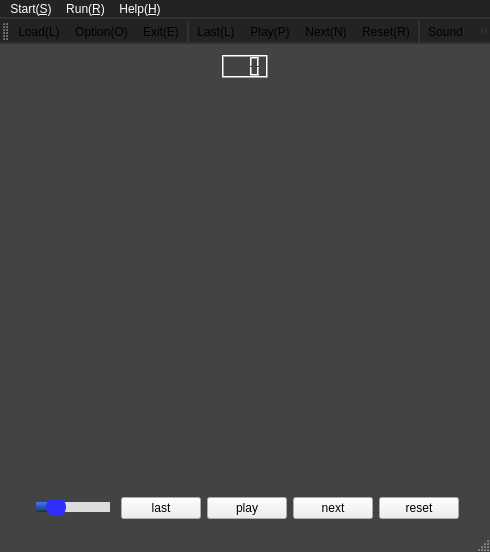
<?xml version="1.0" encoding="UTF-8"?>
<ui version="4.0">
 <class>MainWindow</class>
 <widget class="QMainWindow" name="MainWindow">
  <property name="geometry">
   <rect>
    <x>0</x>
    <y>0</y>
    <width>490</width>
    <height>552</height>
   </rect>
  </property>
  <property name="focusPolicy">
   <enum>Qt::StrongFocus</enum>
  </property>
  <property name="windowTitle">
   <string>DMFB</string>
  </property>
  <property name="styleSheet">
   <string notr="true">QMainWindow
{
	background-color: rgb(67, 67, 67);
}

QMenuBar
{
	background-color: rgb(35, 35, 35);
	color: white;
	border-bottom: 2px solid rgb(50,50,50);
}

QToolBar
{
	background-color: rgb(35,35,35);
	border-bottom: 2px solid rgb(50,50,50);
}

QToolBar::separator
{
	background:rgb(50,50,50);
	width: 2px;
}

QToolBar::handle
{
	color: rgb(50,50,50);
}

</string>
  </property>
  <widget class="QWidget" name="centralWidget">
   <layout class="QGridLayout" name="gridLayout">
    <item row="0" column="1">
     <layout class="QHBoxLayout" name="horizontalLayout_2">
      <item>
       <spacer name="horizontalSpacer_7">
        <property name="orientation">
         <enum>Qt::Horizontal</enum>
        </property>
        <property name="sizeHint" stdset="0">
         <size>
          <width>40</width>
          <height>20</height>
         </size>
        </property>
       </spacer>
      </item>
      <item>
       <widget class="QLCDNumber" name="lcdNumber">
        <property name="sizePolicy">
         <sizepolicy hsizetype="Preferred" vsizetype="Preferred">
          <horstretch>0</horstretch>
          <verstretch>0</verstretch>
         </sizepolicy>
        </property>
        <property name="styleSheet">
         <string notr="true">font-size: 50px</string>
        </property>
        <property name="digitCount">
         <number>3</number>
        </property>
       </widget>
      </item>
      <item>
       <spacer name="horizontalSpacer_8">
        <property name="orientation">
         <enum>Qt::Horizontal</enum>
        </property>
        <property name="sizeHint" stdset="0">
         <size>
          <width>40</width>
          <height>20</height>
         </size>
        </property>
       </spacer>
      </item>
     </layout>
    </item>
    <item row="1" column="1">
     <widget class="DrawWidget" name="widget" native="true">
      <property name="sizePolicy">
       <sizepolicy hsizetype="Preferred" vsizetype="Preferred">
        <horstretch>2</horstretch>
        <verstretch>2</verstretch>
       </sizepolicy>
      </property>
      <property name="minimumSize">
       <size>
        <width>360</width>
        <height>300</height>
       </size>
      </property>
     </widget>
    </item>
    <item row="1" column="0">
     <spacer name="horizontalSpacer">
      <property name="orientation">
       <enum>Qt::Horizontal</enum>
      </property>
      <property name="sizeHint" stdset="0">
       <size>
        <width>59</width>
        <height>20</height>
       </size>
      </property>
     </spacer>
    </item>
    <item row="2" column="1">
     <layout class="QHBoxLayout" name="horizontalLayout">
      <item>
       <spacer name="horizontalSpacer_3">
        <property name="orientation">
         <enum>Qt::Horizontal</enum>
        </property>
        <property name="sizeHint" stdset="0">
         <size>
          <width>40</width>
          <height>20</height>
         </size>
        </property>
       </spacer>
      </item>
      <item>
       <widget class="QSlider" name="horizontalSlider">
        <property name="sizePolicy">
         <sizepolicy hsizetype="Fixed" vsizetype="Fixed">
          <horstretch>0</horstretch>
          <verstretch>0</verstretch>
         </sizepolicy>
        </property>
        <property name="focusPolicy">
         <enum>Qt::NoFocus</enum>
        </property>
        <property name="styleSheet">
         <string notr="true">QSlider::groove:horizontal
{
	height: 10px;
	left: 5px; 
 	right: 5px; 
	background: #dcdcdc;
}

QSlider::handle:horizontal
{
	border-radius: 10px;
	width:  20px;
	margin: -5px -1px;
	background: #2e2eff;
}
QSlider::sub-page:horizontal
{
	background: qlineargradient(spread:pad, x1:0, y1:1, x2:0, y2:0, stop:0 rgba(24, 44, 82, 255), stop:0.25 rgba(40, 73, 134, 255), stop:0.5 rgba(50, 80, 170, 255), stop:1 rgba(55, 125, 255, 255));
}</string>
        </property>
        <property name="value">
         <number>20</number>
        </property>
        <property name="orientation">
         <enum>Qt::Horizontal</enum>
        </property>
       </widget>
      </item>
      <item>
       <widget class="QPushButton" name="pushButton_last">
        <property name="focusPolicy">
         <enum>Qt::NoFocus</enum>
        </property>
        <property name="text">
         <string>last</string>
        </property>
       </widget>
      </item>
      <item>
       <spacer name="horizontalSpacer_4">
        <property name="orientation">
         <enum>Qt::Horizontal</enum>
        </property>
        <property name="sizeHint" stdset="0">
         <size>
          <width>40</width>
          <height>20</height>
         </size>
        </property>
       </spacer>
      </item>
      <item>
       <widget class="QPushButton" name="pushButton_play">
        <property name="focusPolicy">
         <enum>Qt::NoFocus</enum>
        </property>
        <property name="text">
         <string>play</string>
        </property>
       </widget>
      </item>
      <item>
       <spacer name="horizontalSpacer_5">
        <property name="orientation">
         <enum>Qt::Horizontal</enum>
        </property>
        <property name="sizeHint" stdset="0">
         <size>
          <width>40</width>
          <height>20</height>
         </size>
        </property>
       </spacer>
      </item>
      <item>
       <widget class="QPushButton" name="pushButton_next">
        <property name="focusPolicy">
         <enum>Qt::NoFocus</enum>
        </property>
        <property name="text">
         <string>next</string>
        </property>
       </widget>
      </item>
      <item>
       <spacer name="horizontalSpacer_6">
        <property name="orientation">
         <enum>Qt::Horizontal</enum>
        </property>
        <property name="sizeHint" stdset="0">
         <size>
          <width>40</width>
          <height>20</height>
         </size>
        </property>
       </spacer>
      </item>
      <item>
       <widget class="QPushButton" name="pushButton_reset">
        <property name="focusPolicy">
         <enum>Qt::NoFocus</enum>
        </property>
        <property name="text">
         <string>reset</string>
        </property>
       </widget>
      </item>
      <item>
       <spacer name="horizontalSpacer_11">
        <property name="orientation">
         <enum>Qt::Horizontal</enum>
        </property>
        <property name="sizeHint" stdset="0">
         <size>
          <width>40</width>
          <height>20</height>
         </size>
        </property>
       </spacer>
      </item>
     </layout>
    </item>
    <item row="1" column="2">
     <spacer name="horizontalSpacer_2">
      <property name="orientation">
       <enum>Qt::Horizontal</enum>
      </property>
      <property name="sizeHint" stdset="0">
       <size>
        <width>59</width>
        <height>20</height>
       </size>
      </property>
     </spacer>
    </item>
   </layout>
  </widget>
  <widget class="QMenuBar" name="menuBar">
   <property name="geometry">
    <rect>
     <x>0</x>
     <y>0</y>
     <width>490</width>
     <height>22</height>
    </rect>
   </property>
   <widget class="QMenu" name="menustart">
    <property name="title">
     <string>Start(&amp;S)</string>
    </property>
    <addaction name="actionLoad"/>
    <addaction name="actionOption"/>
    <addaction name="actionExit"/>
   </widget>
   <widget class="QMenu" name="menuRun">
    <property name="title">
     <string>Run(&amp;R)</string>
    </property>
    <addaction name="actionPlay"/>
    <addaction name="actionLast"/>
    <addaction name="actionNext"/>
    <addaction name="actionReset"/>
   </widget>
   <widget class="QMenu" name="menuHelp_H">
    <property name="title">
     <string>Help(&amp;H)</string>
    </property>
    <addaction name="actionInstruction"/>
    <addaction name="actionAbout"/>
   </widget>
   <addaction name="menustart"/>
   <addaction name="menuRun"/>
   <addaction name="menuHelp_H"/>
  </widget>
  <widget class="QToolBar" name="mainToolBar">
   <attribute name="toolBarArea">
    <enum>TopToolBarArea</enum>
   </attribute>
   <attribute name="toolBarBreak">
    <bool>false</bool>
   </attribute>
   <addaction name="actionLoad"/>
   <addaction name="actionOption"/>
   <addaction name="actionExit"/>
   <addaction name="separator"/>
   <addaction name="actionLast"/>
   <addaction name="actionPlay"/>
   <addaction name="actionNext"/>
   <addaction name="actionReset"/>
   <addaction name="separator"/>
   <addaction name="actionSound"/>
   <addaction name="actionInstruction"/>
   <addaction name="actionAbout"/>
   <addaction name="separator"/>
  </widget>
  <widget class="QStatusBar" name="statusBar"/>
  <action name="actionOption">
   <property name="icon">
    <iconset resource="png.qrc">
     <normaloff>:/png/option.png</normaloff>:/png/option.png</iconset>
   </property>
   <property name="text">
    <string>Option(&amp;O)</string>
   </property>
  </action>
  <action name="actionLoad">
   <property name="icon">
    <iconset resource="png.qrc">
     <normaloff>:/png/open-file.png</normaloff>:/png/open-file.png</iconset>
   </property>
   <property name="text">
    <string>Load(&amp;L)</string>
   </property>
  </action>
  <action name="actionExit">
   <property name="icon">
    <iconset resource="png.qrc">
     <normaloff>:/png/power-button.png</normaloff>:/png/power-button.png</iconset>
   </property>
   <property name="text">
    <string>Exit(&amp;E)</string>
   </property>
  </action>
  <action name="actionPlay">
   <property name="icon">
    <iconset resource="png.qrc">
     <normaloff>:/png/play.png</normaloff>:/png/play.png</iconset>
   </property>
   <property name="text">
    <string>Play(&amp;P)</string>
   </property>
  </action>
  <action name="actionLast">
   <property name="icon">
    <iconset resource="png.qrc">
     <normaloff>:/png/last.png</normaloff>:/png/last.png</iconset>
   </property>
   <property name="text">
    <string>Last(&amp;L)</string>
   </property>
  </action>
  <action name="actionNext">
   <property name="icon">
    <iconset resource="png.qrc">
     <normaloff>:/png/next.png</normaloff>:/png/next.png</iconset>
   </property>
   <property name="text">
    <string>Next(&amp;N)</string>
   </property>
  </action>
  <action name="actionReset">
   <property name="icon">
    <iconset resource="png.qrc">
     <normaloff>:/png/reset.png</normaloff>:/png/reset.png</iconset>
   </property>
   <property name="text">
    <string>Reset(&amp;R)</string>
   </property>
  </action>
  <action name="actionInstruction">
   <property name="icon">
    <iconset resource="png.qrc">
     <normaloff>:/png/instruction.png</normaloff>:/png/instruction.png</iconset>
   </property>
   <property name="text">
    <string>Instruction(&amp;I)</string>
   </property>
  </action>
  <action name="actionAbout">
   <property name="icon">
    <iconset resource="png.qrc">
     <normaloff>:/png/about.png</normaloff>:/png/about.png</iconset>
   </property>
   <property name="text">
    <string>About(&amp;A)</string>
   </property>
  </action>
  <action name="actionSound">
   <property name="icon">
    <iconset resource="png.qrc">
     <normaloff>:/png/sound.png</normaloff>:/png/sound.png</iconset>
   </property>
   <property name="text">
    <string>Sound</string>
   </property>
  </action>
 </widget>
 <layoutdefault spacing="6" margin="11"/>
 <customwidgets>
  <customwidget>
   <class>DrawWidget</class>
   <extends>QWidget</extends>
   <header location="global">drawwidget.h</header>
   <container>1</container>
  </customwidget>
 </customwidgets>
 <resources>
  <include location="png.qrc"/>
 </resources>
 <connections>
  <connection>
   <sender>actionOption</sender>
   <signal>triggered()</signal>
   <receiver>MainWindow</receiver>
   <slot>setOption()</slot>
   <hints>
    <hint type="sourcelabel">
     <x>-1</x>
     <y>-1</y>
    </hint>
    <hint type="destinationlabel">
     <x>244</x>
     <y>154</y>
    </hint>
   </hints>
  </connection>
  <connection>
   <sender>actionLoad</sender>
   <signal>triggered()</signal>
   <receiver>MainWindow</receiver>
   <slot>loadFile()</slot>
   <hints>
    <hint type="sourcelabel">
     <x>-1</x>
     <y>-1</y>
    </hint>
    <hint type="destinationlabel">
     <x>186</x>
     <y>222</y>
    </hint>
   </hints>
  </connection>
  <connection>
   <sender>actionExit</sender>
   <signal>triggered()</signal>
   <receiver>MainWindow</receiver>
   <slot>close()</slot>
   <hints>
    <hint type="sourcelabel">
     <x>-1</x>
     <y>-1</y>
    </hint>
    <hint type="destinationlabel">
     <x>186</x>
     <y>222</y>
    </hint>
   </hints>
  </connection>
  <connection>
   <sender>horizontalSlider</sender>
   <signal>valueChanged(int)</signal>
   <receiver>MainWindow</receiver>
   <slot>setInterval(int)</slot>
   <hints>
    <hint type="sourcelabel">
     <x>105</x>
     <y>516</y>
    </hint>
    <hint type="destinationlabel">
     <x>413</x>
     <y>500</y>
    </hint>
   </hints>
  </connection>
  <connection>
   <sender>actionInstruction</sender>
   <signal>triggered()</signal>
   <receiver>MainWindow</receiver>
   <slot>showInstruction()</slot>
   <hints>
    <hint type="sourcelabel">
     <x>-1</x>
     <y>-1</y>
    </hint>
    <hint type="destinationlabel">
     <x>244</x>
     <y>275</y>
    </hint>
   </hints>
  </connection>
  <connection>
   <sender>actionAbout</sender>
   <signal>triggered()</signal>
   <receiver>MainWindow</receiver>
   <slot>showAbout()</slot>
   <hints>
    <hint type="sourcelabel">
     <x>-1</x>
     <y>-1</y>
    </hint>
    <hint type="destinationlabel">
     <x>244</x>
     <y>275</y>
    </hint>
   </hints>
  </connection>
  <connection>
   <sender>actionLast</sender>
   <signal>triggered()</signal>
   <receiver>pushButton_last</receiver>
   <slot>click()</slot>
   <hints>
    <hint type="sourcelabel">
     <x>-1</x>
     <y>-1</y>
    </hint>
    <hint type="destinationlabel">
     <x>151</x>
     <y>509</y>
    </hint>
   </hints>
  </connection>
  <connection>
   <sender>actionNext</sender>
   <signal>triggered()</signal>
   <receiver>pushButton_next</receiver>
   <slot>click()</slot>
   <hints>
    <hint type="sourcelabel">
     <x>-1</x>
     <y>-1</y>
    </hint>
    <hint type="destinationlabel">
     <x>335</x>
     <y>509</y>
    </hint>
   </hints>
  </connection>
  <connection>
   <sender>actionPlay</sender>
   <signal>triggered()</signal>
   <receiver>pushButton_play</receiver>
   <slot>click()</slot>
   <hints>
    <hint type="sourcelabel">
     <x>-1</x>
     <y>-1</y>
    </hint>
    <hint type="destinationlabel">
     <x>243</x>
     <y>509</y>
    </hint>
   </hints>
  </connection>
  <connection>
   <sender>actionReset</sender>
   <signal>triggered()</signal>
   <receiver>pushButton_reset</receiver>
   <slot>click()</slot>
   <hints>
    <hint type="sourcelabel">
     <x>-1</x>
     <y>-1</y>
    </hint>
    <hint type="destinationlabel">
     <x>427</x>
     <y>509</y>
    </hint>
   </hints>
  </connection>
  <connection>
   <sender>actionSound</sender>
   <signal>triggered()</signal>
   <receiver>MainWindow</receiver>
   <slot>sound()</slot>
   <hints>
    <hint type="sourcelabel">
     <x>-1</x>
     <y>-1</y>
    </hint>
    <hint type="destinationlabel">
     <x>244</x>
     <y>275</y>
    </hint>
   </hints>
  </connection>
 </connections>
 <slots>
  <slot>setOption()</slot>
  <slot>loadFile()</slot>
  <slot>setInterval(int)</slot>
  <slot>reset()</slot>
  <slot>showAbout()</slot>
  <slot>showInstruction()</slot>
  <slot>sound()</slot>
 </slots>
</ui>
